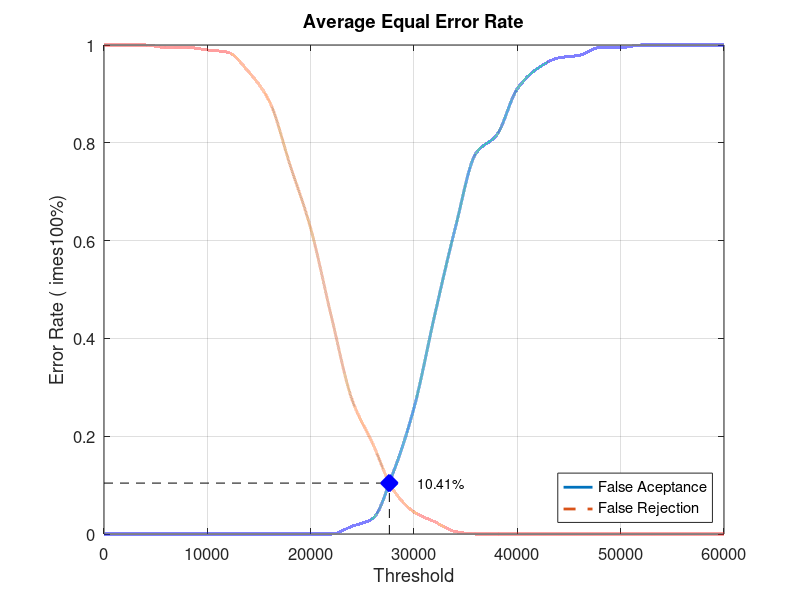
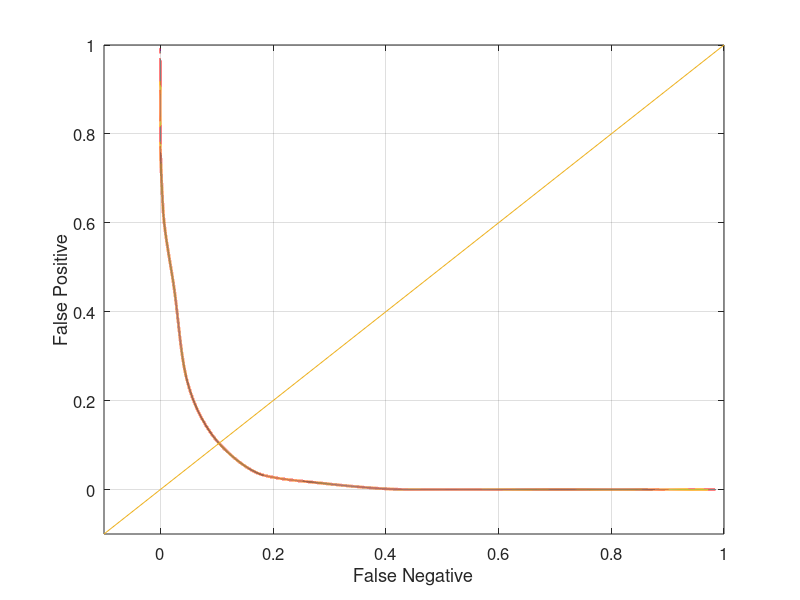

Source code (MATLAB) for these figures, in order:
close all;
clear;
clc;
x = 0:2000:60000;
xq = 0:0.5:60000;

y0 = [0 0 0 0 0 0 0 0 0 0 0 0 0.0157895 0.0315789 0.126316 0.257895 0.447368 0.626316 0.778947 0.815789 0.910526 0.952632 0.973684 0.978947 0.994737 0.994737 1 1 1 1 1]
yy0 = interp1(x, y0, xq, 'pchip');
y1 = [1 1 1 0.995 0.995 0.99 0.985 0.945 0.885 0.755 0.625 0.445 0.275 0.185 0.09 0.045 0.025 0.005 0 0 0 0 0 0 0 0 0 0 0 0 0]
yy1 = interp1(x, y1, xq, 'pchip');

% Calculating EER: 
y2 = abs(y0 - y1);
find(y2 == min(y2))
yy2 = abs(yy0 - yy1);
xEER = find(yy2 == min(yy2));
xEERIndex = xq(xEER) % X-axis EER
yEER = yy0(xEER) % Y-axis EER

main = figure
plot(xq, yy0,'-','LineWidth', 2);	hold on
plot(xq, yy1,'--','LineWidth', 2);	hold on
plot([xEERIndex xEERIndex], [0 yEER], 'k--');	hold on
plot([0 xEERIndex], [yEER yEER], 'k--');	hold on
plot(xEERIndex, yEER, 'bx', 'LineWidth', 10);	hold on
text(xEERIndex + 10 * xEERIndex / 100, yEER, [num2str(round((10000 * yEER)) / 100) '%'])
legend('False Aceptance', 'False Rejection', 'Location', 'SouthEast')
xlabel('Threshold')
ylabel('Error Rate (	imes100%)')
title('Average Equal Error Rate')
set(gca, 'FontSize', 12)
axis([0 60000 0 1])
grid on

print(main, 'Database3_1Main', '-dpng');
FNRxFPR = figure('Color', [1 1 1]);
plot(yy1, yy0, '-', yy1, yy0, 'LineWidth', 2);
hold on
y = -0.1:0.1:1
plot(y, y); 
set(gca, 'FontSize', 12)
xlabel('False Negative')
ylabel('False Positive')
axis([-0.1 1 -0.1 1])
set(gca, 'FontSize', 12)
grid on

print(FNRxFPR, 'Database3_1FNRxFPR','-dpng');
